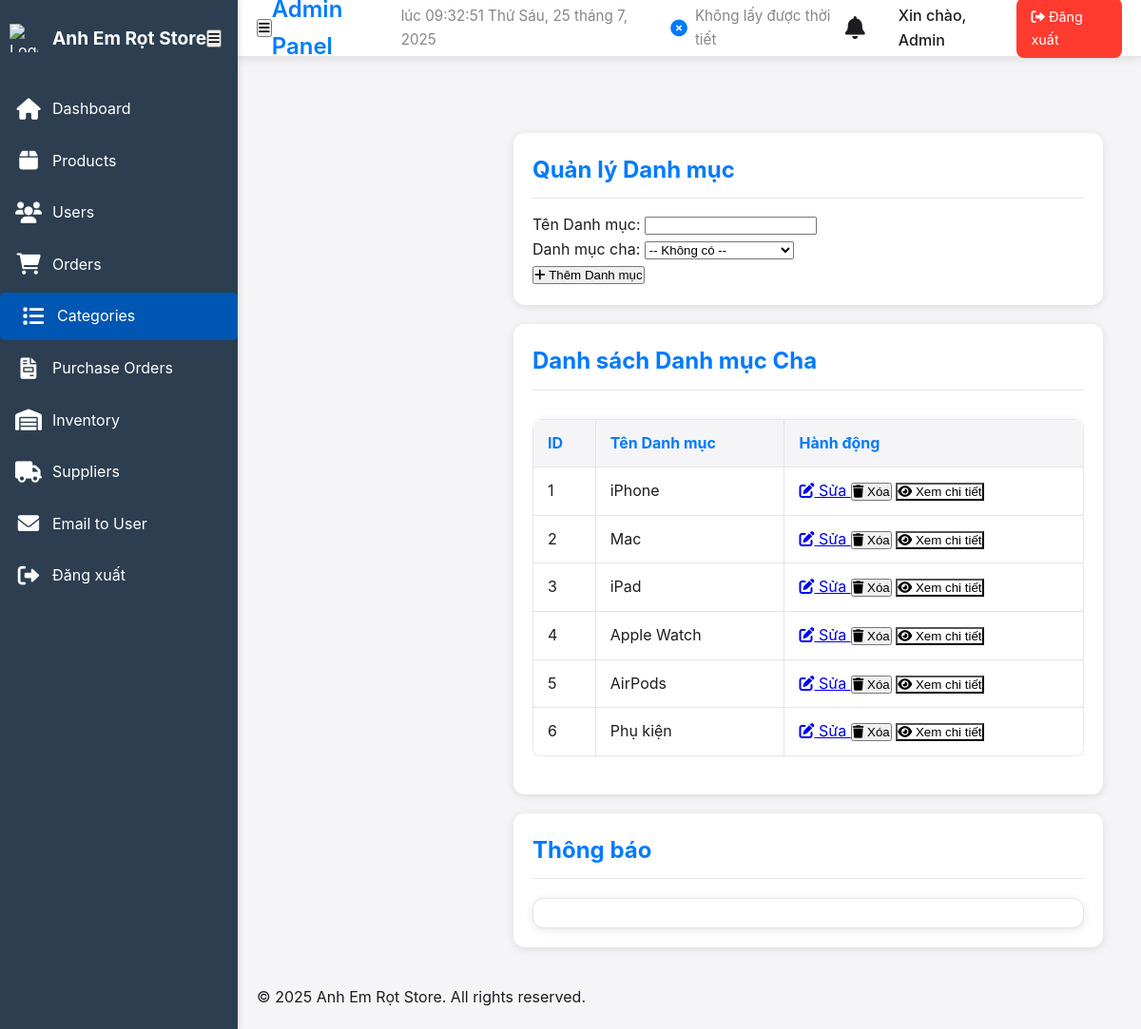
The app's page /admin/manage_categories.php (signed in) with its own data.
### tables this page shows
CREATE TABLE `categories` (
  `id` int(11) NOT NULL,
  `name` varchar(100) NOT NULL,
  `parent_id` int(11) DEFAULT NULL,
  `is_active` tinyint(1) DEFAULT 1,
  `slug` varchar(120) NOT NULL
);

### admin/manage_categories.php (the view, shortened to what this page needs)
<?php
require_once '../config/db.php';
require 'admin_header.php';
class CategoryController {
    private $conn;
    public function __construct($conn, $user_id) {
        $this->conn = $conn;
    }
    public function getCategories($exclude_id = null, $only_parents = false) {
        $categories = [];
        $sql = "SELECT id, name, parent_id, slug FROM categories WHERE is_active = 1";
        $params = [];
        $types = '';
        if ($only_parents) {
            $sql .= " AND parent_id IS NULL";
        }
        $sql .= " ORDER BY id ASC";
        if (!empty($params)) {
            $stmt = $this->conn->prepare($sql);
            if (!$stmt) {
                error_log("Failed to prepare getCategories statement: " . $this->conn->error);
                return [];
            }
            $stmt->bind_param($types, ...$params);
            $stmt->execute();
            $result = $stmt->get_result();
        } else {
            $result = $this->conn->query($sql);
        }
        if ($result) {
            while ($row = $result->fetch_assoc()) {
                $categories[] = $row;
            }
        } else {
            error_log("Failed to getCategories: " . $this->conn->error);
        }
        return $categories;
    }
}
$user_id = $_SESSION['user_id'] ?? 0;
$categoryController = new CategoryController($conn, $user_id);
$edit_category = null;
$parent_categories = $categoryController->getCategories(null, true);
?>
<main class="admin-container">
    <section class="card">
        <h2>Quản lý Danh mục</h2>
        <form action="manage_categories.php" method="POST" class="form-grid">
            <div class="form-group">
                <label for="category_name">Tên Danh mục:</label>
                <input type="text" id="category_name" name="category_name" value="<?= htmlspecialchars($edit_category['name'] ?? '') ?>" required>
            </div>
            <div class="form-group">
                <label for="parent_id">Danh mục cha:</label>
                <select id="parent_id" name="parent_id">
                    <option value="NULL">-- Không có --</option>
                </select>
            </div>
            <div class="button-group">
                <?php if ($edit_category): ?>
                    <button type="submit" name="edit_category" class="action-button edit-button"><i class="fas fa-edit"></i> Cập nhật Danh mục</button>
                    <a href="manage_categories.php" class="action-button cancel-button"><i class="fas fa-times"></i> Hủy</a>
                <?php else: ?>
                    <button type="submit" name="add_category" class="action-button add-button"><i class="fas fa-plus"></i> Thêm Danh mục</button>
                <?php endif; ?>
            </div>
        </form>
    </section>
    <section class="card mt-4">
        <h2>Danh sách Danh mục Cha</h2>
        <?php if (empty($parent_categories)): ?>
            <p>Không có danh mục cha nào.</p>
        <?php else: ?>
            <div class="table-responsive">
                <table class="data-table">
                    <thead>
                        <tr>
                            <th>ID</th>
                            <th>Tên Danh mục</th>
                            <th>Hành động</th>
                        </tr>
                    </thead>
                    <tbody>
                        <?php foreach ($parent_categories as $category): ?>
                            <tr>
                                <td><?= htmlspecialchars($category['id']) ?></td>
                                <td><?= htmlspecialchars($category['name']) ?></td>
                                <td class="actions">
                                    <a href="manage_categories.php?action=edit&id=<?= htmlspecialchars($category['id']) ?>" class="action-button edit-button small">
                                        <i class="fas fa-edit"></i> Sửa
                                    </a>
                                    <form action="manage_categories.php" method="POST" style="display:inline-block;" onsubmit="return confirm('Bạn có chắc chắn muốn xóa danh mục này?');">
                                        <button type="submit" name="delete_category" class="action-button delete-button small">
                                            <i class="fas fa-trash"></i> Xóa
                                        </button>
                                    </form>
                                    <button class="action-button view-button small" data-category-id="<?= htmlspecialchars($category['id']) ?>" data-category-name="<?= htmlspecialchars($category['name']) ?>">
                                        <i class="fas fa-eye"></i> Xem chi tiết
                                    </button>
                                </td>
                            </tr>
                        <?php endforeach; ?>
                    </tbody>
                </table>
            </div>
        <?php endif; ?>
    </section>
    <section class="card mt-4">
        <h2>Thông báo</h2>
        <div id="notification-area" class="notification-area">
        </div>
    </section>
</main>
<footer class="admin-footer">
    <p>© 2025 Anh Em Rọt Store. All rights reserved.</p>
</footer>
<link rel="stylesheet" href="../css/admin.css">
</body>
</html>

### css/admin.css (style rules this page uses)
:root { --primary-color: #007AFF; --secondary-color: #5856D6; --success-color: #34C759; --warning-color: #FF9500; --error-color: #FF3B30; --text-primary: #1D1D1F; --text-secondary: #86868B; --bg-primary: #F5F5F7; --bg-secondary: #FFFFFF; --border-color: #E5E5E7; --shadow-light: 0 2px 10px rgba(0, 0, 0, 0.1); --shadow-medium: 0 4px 20px rgba(0, 0, 0, 0.15); --border-radius: 12px; --transition: all 0.3s cubic-bezier(0.4, 0, 0.2, 1); --dark-primary-color: #0A84FF; --dark-secondary-color: #6C63FF; --dark-success-color: #30D158; --dark-warning-color: #FFD60A; --dark-error-color: #FF453A; --dark-text-primary: #FFFFFF; --dark-text-secondary: #AEAEB2; --dark-bg-primary: #1C1C1E; --dark-bg-secondary: #2C2C2E; --dark-border-color: #3A3A3C; --dark-shadow-light: 0 2px 10px rgba(0, 0, 0, 0.3); --dark-shadow-medium: 0 4px 20px rgba(0, 0, 0, 0.4); --sidebar-bg: #2c3e50; --sidebar-link-hover: #34495e; --primary-color-dark: #0056b3; --table-stripe-color: #f9f9f9; --hover-bg: #e2e6ea; --sidebar-width: 250px; --sidebar-collapsed-width: 60px; }
* { margin: 0; padding: 0; box-sizing: border-box; }
body { font-family: -apple-system, BlinkMacSystemFont, 'Segoe UI', Roboto, Oxygen, Ubuntu, Cantarell, sans-serif; background: var(--bg-primary); color: var(--text-primary); line-height: 1.6; display: flex; }
.admin-container { padding: 20px; margin-left: var(--sidebar-width); transition: margin-left 0.3s ease; min-height: calc(100vh - 60px); flex-grow: 1; padding-top: 70px; }
.card { background-color: var(--bg-secondary); border-radius: var(--border-radius); box-shadow: var(--shadow-light); padding: 20px; margin-bottom: 20px; }
.card h2, .card h3 { color: var(--primary-color); margin-top: 0; margin-bottom: 15px; border-bottom: 1px solid var(--border-color); padding-bottom: 10px; }
.table-responsive { overflow-x: auto; margin-bottom: 20px; }
.data-table { width: 100%; border-collapse: collapse; margin-top: 15px; background-color: var(--bg-secondary); box-shadow: var(--shadow-light); border-radius: var(--border-radius); overflow: hidden; }
.data-table th, .data-table td { padding: 12px 15px; border: 1px solid var(--border-color); text-align: left; vertical-align: middle; color: var(--text-primary); }
.data-table th { background-color: var(--bg-primary); font-weight: bold; color: var(--primary-color); position: relative; }

### admin/manage_categories.php (style rules this page uses)
.view-button { background-color: var(--info); }
.notification-area { background-color: var(--bg-secondary); border: 1px solid var(--border-color); border-radius: var(--border-radius); padding: 15px; margin-top: 20px; box-shadow: var(--shadow-light); }

### records on screen
categories: id "1", name "iPhone"
categories: id "2", name "Mac"
categories: id "3", name "iPad"
categories: id "4", name "Apple Watch"
categories: id "5", name "AirPods"
categories: id "6", name "Phụ kiện"

### other values on screen
$_SESSION['username'] "Admin"
